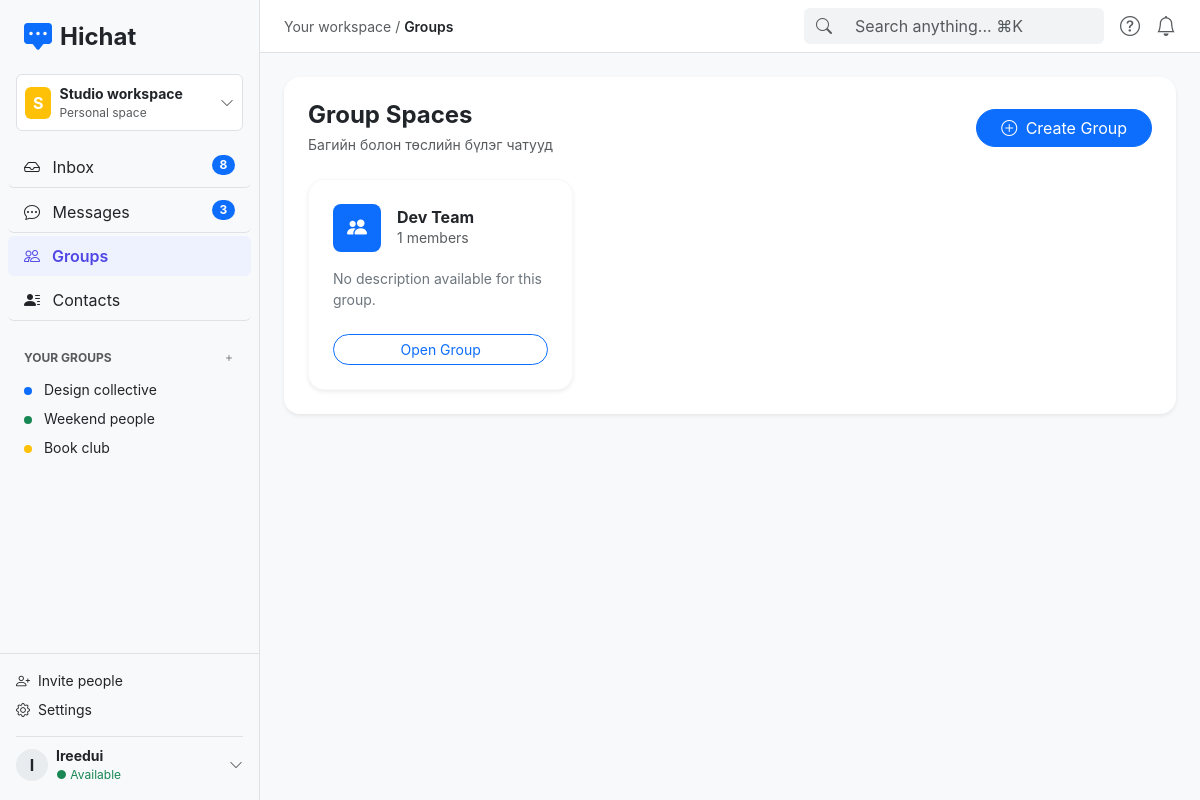
The app's page /groups/ with its own data.
### core/models.py (models this page shows, shortened)
class GroupSpace(models.Model):
    name = models.CharField(max_length=100)
    description = models.TextField(blank=True)
    color_class = models.CharField(max_length=20, default='bg-primary')
    members = models.ManyToManyField(User, related_name='group_spaces')
    created_at = models.DateTimeField(auto_now_add=True)

### core/views.py (the view, shortened to what this page needs)
# urls.py: path('groups/', views.groups_view, name='groups'),
def groups_view(request):
    groups = GroupSpace.objects.all()
    return render(request, 'groups.html', {'groups': groups})

### templates/groups.html (shortened to what this page needs)
{% extends 'base.html' %}
{% block breadcrumbs %}Groups{% endblock %}
{% block content %}
<div class="card border-0 shadow-sm rounded-4 p-4">
    <div class="d-flex justify-content-between align-items-center mb-4">
        <div>
            <h4 class="fw-bold mb-1">Group Spaces</h4>
            <p class="text-muted small mb-0">Багийн болон төслийн бүлэг чатууд</p>
        </div>
        <button class="btn btn-primary rounded-pill px-4" data-bs-toggle="modal" data-bs-target="#createGroupModal">
            <i class="bi bi-plus-circle me-1"></i> Create Group
        </button>
    </div>
    <div class="row g-4">
        {% for g in groups %}
        <div class="col-md-6 col-lg-4">
            <div class="card border border-light shadow-sm rounded-4 h-100 p-4 hover-shadow transition">
                <div class="d-flex align-items-center gap-3 mb-3">
                    <div class="avatar bg-primary text-white d-flex align-items-center justify-content-center rounded-3 fw-bold fs-5" style="width: 48px; height: 48px;">
                        <i class="bi bi-people-fill"></i>
                    </div>
                    <div class="overflow-hidden">
                        <h6 class="fw-bold mb-0 text-dark text-truncate">{{ g.name }}</h6>
                        <small class="text-muted d-block">{{ g.members.count }} members</small>
                    </div>
                </div>
                <p class="small text-secondary mb-4 flex-grow-1">
                    {{ g.description|default:"No description available for this group." }}
                </p>
                <div class="d-flex gap-2">
                    <button class="btn btn-outline-primary btn-sm rounded-pill flex-grow-1">
                        Open Group
                    </button>
                </div>
            </div>
        </div>
        {% empty %}
        <div class="col-12 text-center text-muted py-5">
            <i class="bi bi-collection fs-1 d-block mb-2 text-secondary"></i>
            <p>Одоогоор бүлэг чат үүсээгүй байна.</p>
        </div>
        {% endfor %}
    </div>
</div>
{% endblock %}

### static/css/style.css (style rules this page uses)
body { font-family: -apple-system, BlinkMacSystemFont, "Segoe UI", Roboto, Helvetica, Arial, sans-serif; background-color: #f8f9fa; overflow-x: hidden; }
.avatar { width: 32px; height: 32px; background-color: #e9ecef; border-radius: 50%; display: flex; align-items: center; justify-content: center; font-weight: bold; }

### records on screen
GroupSpace: name "Dev Team", members.count "1", description "No description available for this group."
